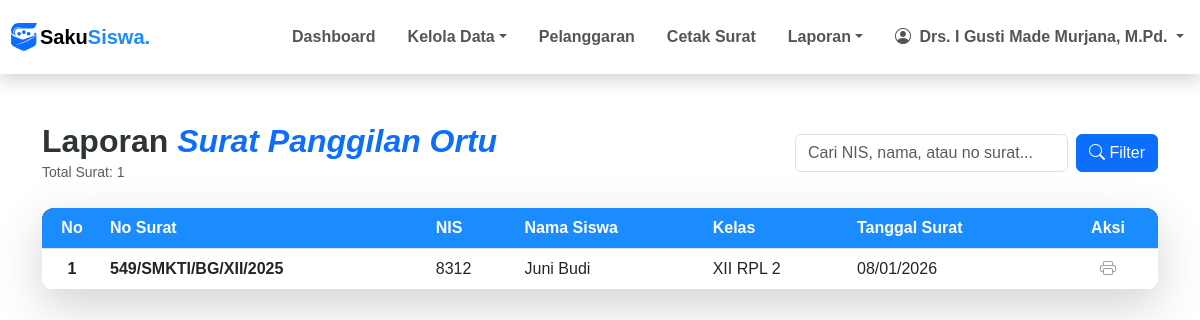
The app's page /pages/laporan/panggilan_ortu.php (signed in) with its own data.
### tables this page shows
CREATE TABLE `surat_keluar` (
  `id_surat_keluar` int(5) NOT NULL,
  `no_surat` varchar(30) DEFAULT NULL,
  `jenis_surat` varchar(30) DEFAULT NULL,
  `id_surat_pindah` int(5) DEFAULT NULL,
  `id_perjanjian_siswa` int(5) DEFAULT NULL,
  `id_perjanjian_ortu` int(5) DEFAULT NULL,
  `nis` char(5) DEFAULT NULL,
  `tanggal_pembuatan_surat` date DEFAULT NULL,
  `id_profil_sekolah` int(2) DEFAULT NULL,
  `id_tahun_ajaran` int(3) DEFAULT NULL,
  `tingkat` varchar(3) DEFAULT NULL,
  `tanggal_pemanggilan` datetime DEFAULT NULL,
  `keperluan` varchar(50) DEFAULT NULL,
  `status_surat` enum('Belum dibuat','Sudah dicetak','Sudah ditandatangani/selesai') DEFAULT 'Sudah dicetak'
);

CREATE TABLE `siswa` (
  `nis` char(5) NOT NULL,
  `nama_siswa` varchar(50) DEFAULT NULL,
  `jenis_kelamin` enum('Laki - Laki','Perempuan') DEFAULT NULL,
  `alamat` varchar(100) DEFAULT NULL,
  `password` varchar(70) DEFAULT NULL,
  `status_siswa` enum('aktif','tidak_aktif','lulus','pindah') DEFAULT NULL,
  `id_ortu_wali` int DEFAULT NULL,
  `id_kelas` int DEFAULT NULL
);

### pages/laporan/panggilan_ortu.php (the view, shortened to what this page needs)
<?php
include ROOTPATH . "/config/config.php";
include ROOTPATH . "/includes/header.php";
$sql = "SELECT sk.id_surat_keluar, sk.no_surat, sk.tanggal_pembuatan_surat, s.nis, s.nama_siswa,
    CONCAT(t.tingkat, ' ', p.program_keahlian, ' ', k.rombel) as kelas_name
    FROM surat_keluar sk
    JOIN siswa s ON sk.nis = s.nis
    JOIN kelas k ON s.id_kelas = k.id_kelas
    JOIN tingkat t ON k.id_tingkat = t.id_tingkat
    JOIN program_keahlian p ON k.id_program_keahlian = p.id_program_keahlian
    WHERE sk.jenis_surat = 'Panggilan Orang Tua'";
$search = $_POST['search'] ?? $_GET['search'] ?? '';
$sql .= " ORDER BY sk.tanggal_pembuatan_surat DESC";
$result = mysqli_query($conn, $sql);
$total_surat = mysqli_num_rows($result);
?>
<div class="container py-5">
    <div class="row align-items-center mb-4">
        <div class="col-md-6">
            <h2 class="main-title mb-0" style="color: #2d3436; font-weight: 700;">
                Laporan <span class="text-primary fst-italic">Surat Panggilan Ortu</span>
            </h2>
            <small class="text-muted">Total Surat: <?= $total_surat ?></small>
        </div>
        <div class="col-md-6">
            <form action="" method="POST" class="d-flex justify-content-md-end gap-2">
                <input type="text" class="form-control w-50" placeholder="Cari NIS, nama, atau no surat..."
                    name="search" value="<?= htmlspecialchars($search) ?>">
                <button type="submit" class="btn btn-primary">
                    <i class="bi bi-search"></i> Filter
                </button>
            </form>
        </div>
    </div>
    <div class="table-container shadow-lg" style="max-height: 500px; overflow-y: auto;">
        <table class="table table-hover mb-0">
            <thead class="table-dark-custom">
                <tr>
                    <th class="text-center" style="width: 60px;">No</th>
                    <th>No Surat</th>
                    <th>NIS</th>
                    <th>Nama Siswa</th>
                    <th>Kelas</th>
                    <th>Tanggal Surat</th>
                    <th class="text-center" style="width: 100px;">Aksi</th>
                </tr>
            </thead>
            <tbody>
                <?php
                $no = 1;
                while ($row = mysqli_fetch_assoc($result)):
                    ?>
                    <tr>
                        <td class="text-center fw-semibold"><?= $no++ ?></td>
                        <td class="fw-semibold"><?= htmlspecialchars($row['no_surat']) ?></td>
                        <td><?= htmlspecialchars($row['nis']) ?></td>
                        <td><?= htmlspecialchars($row['nama_siswa']) ?></td>
                        <td><?= htmlspecialchars($row['kelas_name']) ?></td>
                        <td><?= date('d/m/Y', strtotime($row['tanggal_pembuatan_surat'])) ?></td>
                        <td class="text-center">
                            <a href="../cetak/surat_panggilan_ortu.php?id=<?= $row['id_surat_keluar'] ?>"
                                class="btn-action btn-detail" title="Cetak Surat">
                                <i class="bi bi-printer"></i>
                            </a>
                        </td>
                    </tr>
                <?php endwhile; ?>
            </tbody>
        </table>
    </div>
</div>
<?php include ROOTPATH . '/includes/footer.php'; ?>

### assets/css/style.css (style rules this page uses)
.table-container { background: #ffffff; border-radius: 12px; overflow: hidden; box-shadow: rgba(0, 0, 0, 0.219) 6px 3px 8px !important; }
.table-dark-custom { background-color: #1a374d !important; color: white !important; }
.btn-action { color: #9e9e9e; transition: all 0.3s ease; background: none; border: none; padding: 5px 10px; }
th { background-color: #1a8cfd !important; color: white !important; }
.btn { transition: all 0.4s ease-in-out !important; }

### includes/header.php (style rules this page uses)
body { font-family: 'Poppins', sans-serif !important; overflow-x: hidden; }

### records on screen
surat_keluar: no_surat "549/SMKTI/BG/XII/2025", nis.nis "8312", nis.nama_siswa "Juni Budi", kelas_name "XII RPL 2", tanggal_pembuatan_surat "08/01/2026"

### other values on screen
$_SESSION['nama_pengguna'] "Drs. I Gusti Made Murjana, M.Pd."
$total_surat "1"
